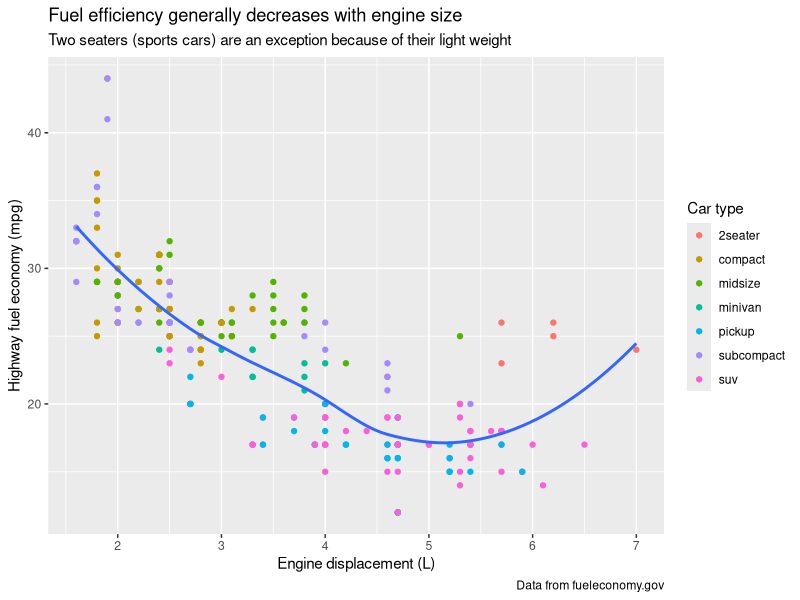
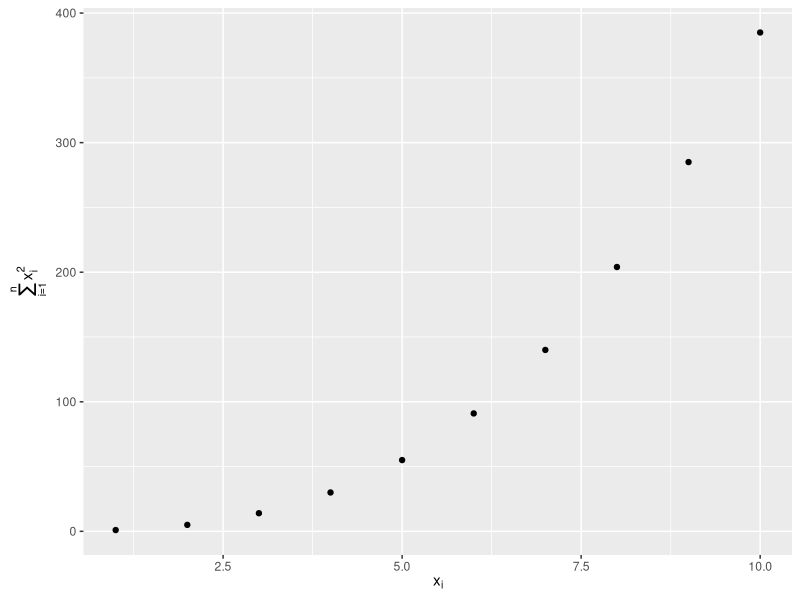
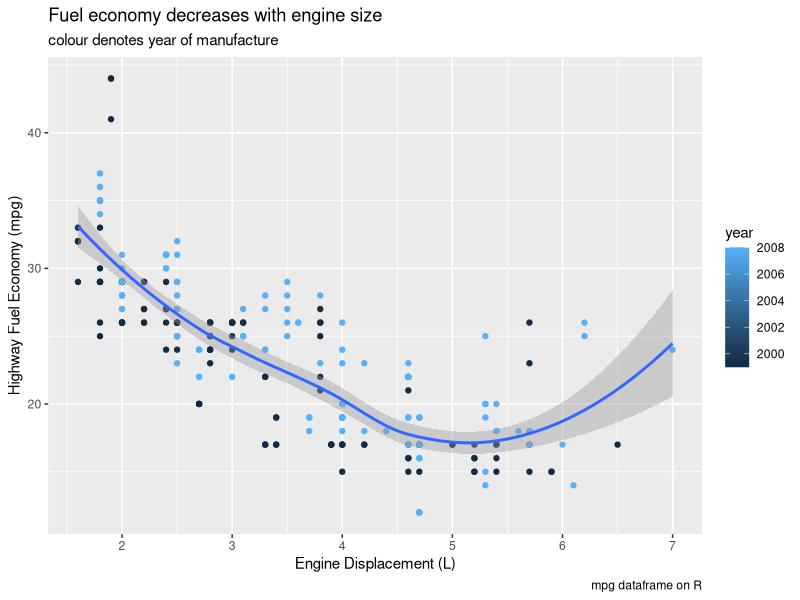
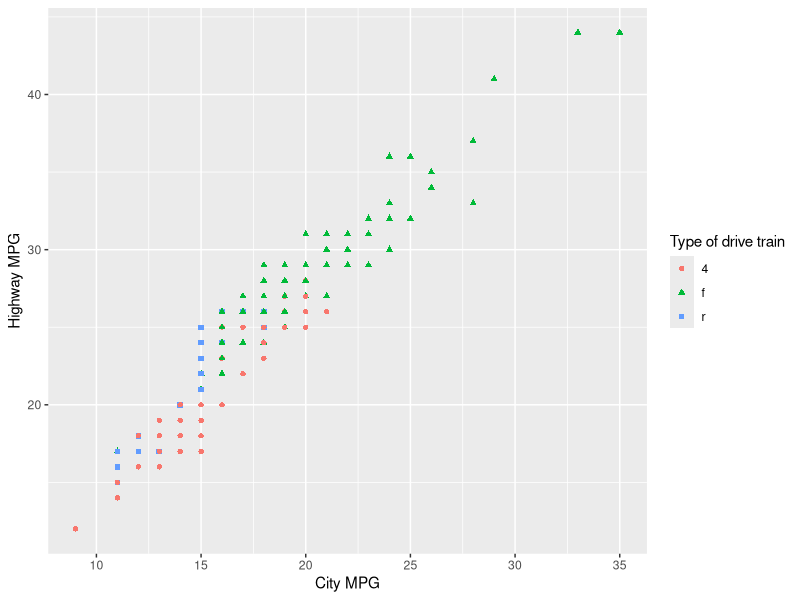
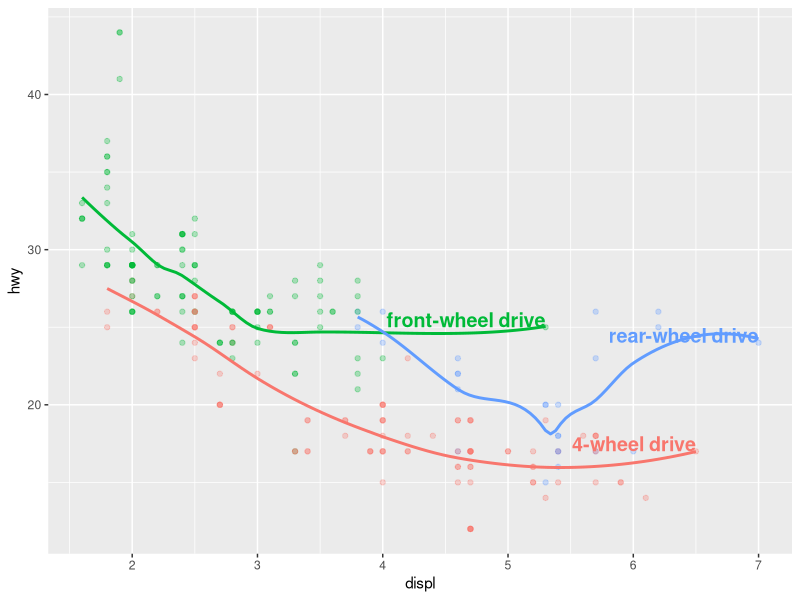
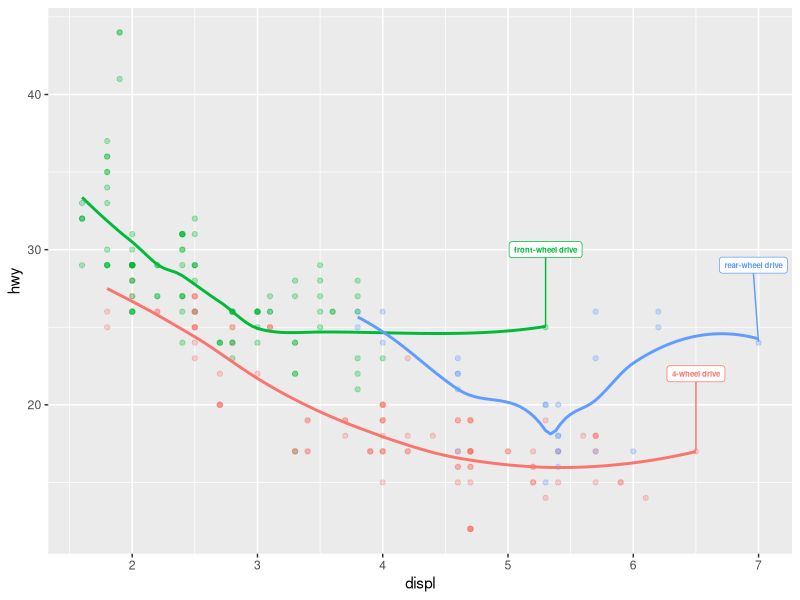
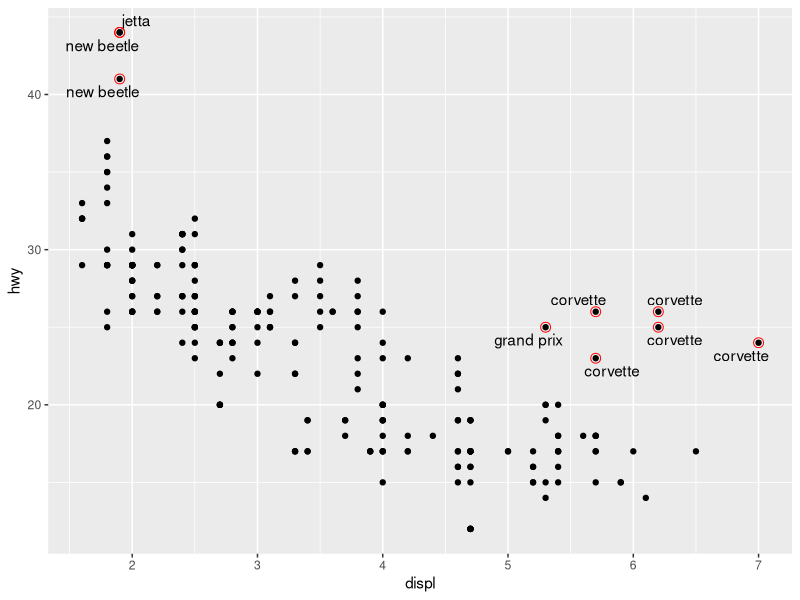
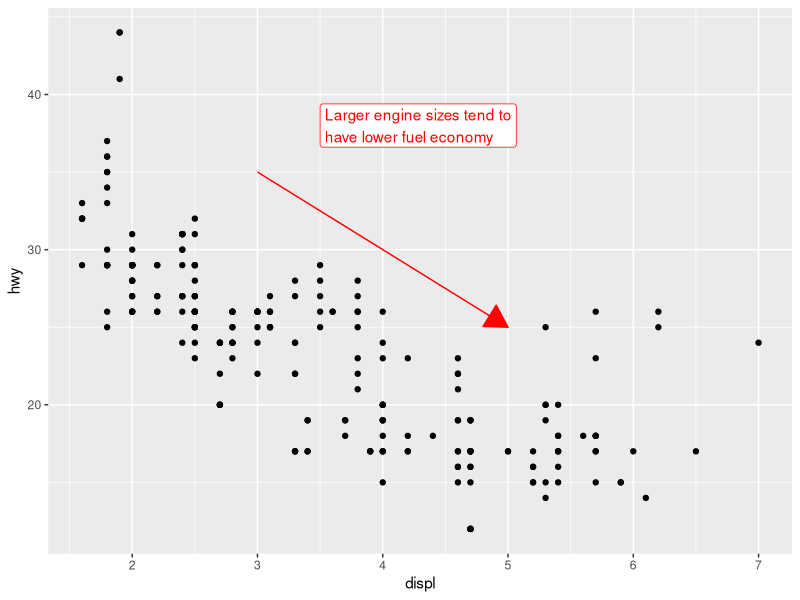

The R script that drew these images, in order:
## ---- chunk 1
library(tidyverse)
library(scales)
library(ggrepel)
library(patchwork)
## ---- chunk 2
ggplot(mpg, aes(x = displ, y = hwy)) +
  geom_point(aes(color = class)) +
  geom_smooth(se = FALSE) +
  labs(
    x = "Engine displacement (L)",
    y = "Highway fuel economy (mpg)",
    color = "Car type",
    title = "Fuel efficiency generally decreases with engine size",
    subtitle = "Two seaters (sports cars) are an exception because of their light weight",
    caption = "Data from fueleconomy.gov"
  )
## ---- chunk 3
df <- tibble(
  x = 1:10,
  y = cumsum(x^2)
)

ggplot(df, aes(x, y)) +
  geom_point() +
  labs(
    x = quote(x[i]),
    y = quote(sum(x[i] ^ 2, i == 1, n))
  )
## ---- chunk 4
ggplot(mpg, aes(x = displ, y = hwy)) +
  geom_point(aes(colour = year)) +
  geom_smooth() +
  labs(title = "Fuel economy decreases with engine size",
       subtitle = "colour denotes year of manufacture",
       x = "Engine Displacement (L)",
       y = "Highway Fuel Economy (mpg)",
       caption = "mpg dataframe on R")
## ---- chunk 5
ggplot(mpg, aes(x = cty, y = hwy)) +
  geom_point(aes(colour = drv, shape = drv)) +
  labs (
    x = "City MPG",
    y = "Highway MPG",
    colour = "Type of drive train",
    shape = "Type of drive train"
  )
## ---- chunk 6
label_info <- mpg |>
  group_by(drv) |>
  arrange(desc(displ)) |>
  slice_head(n = 1) |>
  mutate(
    drive_type = case_when(
      drv == "f" ~ "front-wheel drive",
      drv == "r" ~ "rear-wheel drive",
      drv == "4" ~ "4-wheel drive"
    )
  ) |>
  select(displ, hwy, drv, drive_type)
## ---- chunk 7
ggplot(mpg, aes(x = displ, y = hwy, color = drv)) +
  geom_point(alpha = 0.3) +
  geom_smooth(se = FALSE) +
  geom_text(
    data = label_info, 
    aes(x = displ, y = hwy, label = drive_type),
    fontface = "bold", size = 5, hjust = "right", vjust = "bottom"
  ) +
  theme(legend.position = "none")
## ---- chunk 8
ggplot(mpg, aes(x = displ, y = hwy, color = drv)) +
  geom_point(alpha = 0.3) +
  geom_smooth(se = FALSE) +
  geom_label_repel(
    data = label_info, 
    aes(x = displ, y = hwy, label = drive_type),
    fontface = "bold", size = 2, nudge_y = 5
  ) +
  theme(legend.position = "none")
## ---- chunk 9
potential_outliers <- mpg |> 
  filter(hwy > 40 | (hwy > 20 & displ > 5)) 


  ggplot(mpg, aes(x = displ, y = hwy)) +
  geom_point() +
  geom_text_repel(data = potential_outliers, aes(label = model)) +
  geom_point(
    data = potential_outliers,
    colour = "red", size = 3, shape = "circle open")
## ---- chunk 10
trend_text <- "Larger engine sizes tend to have lower fuel economy" |> 
  str_wrap(width = 30)

trend_text
## ---- chunk 11
ggplot(mpg, aes(x = displ, y = hwy)) +
  geom_point() +
  annotate(
    geom = "label", x = 3.5, y = 38,
    label = trend_text, 
    hjust = "left",  colour = "red"
     ) +
  annotate(
    geom = "segment", 
    x = 3, y = 35, xend = 5, yend = 25, colour = "red", 
    arrow = arrow(type = "closed")
  )
## ---- chunk 12
# Create the plot with text at the four corners
ggplot(mpg, aes(x = displ, y = hwy)) +
  geom_point(alpha = 0.3) +
  geom_text(aes(x = Inf, y = Inf, label = "Top Right"), 
            hjust = 1, vjust = 1, nudge_x = 0.5, nudge_y = 0.5) +  # Adjust top-right corner label
  geom_text(aes(x = -Inf, y = Inf, label = "Top Left"), 
            hjust = 0, vjust = 1, nudge_x = -0.5, nudge_y = 0.5) +  # Adjust top-left corner label
  geom_text(aes(x = Inf, y = -Inf, label = "Bottom Right"), 
            hjust = 1, vjust = 0, nudge_x = 0.5, nudge_y = -0.5) + # Adjust bottom-right corner label
  geom_text(aes(x = -Inf, y = -Inf, label = "Bottom Left"), 
            hjust = 0, vjust = 0, nudge_x = -0.5, nudge_y = -0.5) +  # Adjust bottom-left corner label
  theme_minimal() +
  theme(legend.position = "none") +  # Remove legend for clarity
  coord_cartesian(clip = "off")  # Disable clipping to allow text outside plot area

## ---- chunk 13
ggplot(mpg, aes(x = displ, y = hwy)) +
  geom_point(alpha = 0.3) +
  geom_text(aes(x = Inf, y = Inf, label = "Top Right"), 
            hjust = 1, vjust = 1, nudge_x = 0.5, nudge_y = 0.5) +  
  geom_text(aes(x = -Inf, y = Inf, label = "Top Left"), 
            hjust = 0, vjust = 1, nudge_x = -0.5, nudge_y = 0.5) + 
  geom_text(aes(x = Inf, y = -Inf, label = "Bottom Right"), 
            hjust = 1, vjust = 0, nudge_x = 0.5, nudge_y = -0.5) +  
  geom_text(aes(x = -Inf, y = -Inf, label = "Bottom Left"), 
            hjust = 0, vjust = 0, nudge_x = -0.5, nudge_y = -0.5) +   
  theme_minimal() +
  theme(legend.position = "none") +  
  coord_cartesian(clip = "off")  +
  annotate(
    geom = "point", x = median(mpg$displ), y = median(mpg$displ), 
    colour = "red", size = 4, shape = 17
  )
## ---- chunk 14
# Adding label to single facet
ggplot(mpg, aes(x = displ, y = hwy)) +
  geom_point() +
  facet_wrap(~drv) + 
  geom_text(
  data = subset(mpg, drv == "4"),
  aes(x = 5, y = 30, label = "4- wheel drive"), 
  colour = "blue", size = 5, hjust = 1
)


# Different label per facet
mpg_label <- ifelse(mpg$drv == "4", " 4 wheel drive",
                    ifelse(mpg$drv == "f", "Front-wheel drive", "rear wheel drive"))
ggplot(mpg, aes(x = displ, y = hwy)) +
  geom_point() +
  facet_wrap(~drv) +
  geom_text(
    aes(label = mpg_label), colour = "red", size = 5, hjust = 1 
  )
